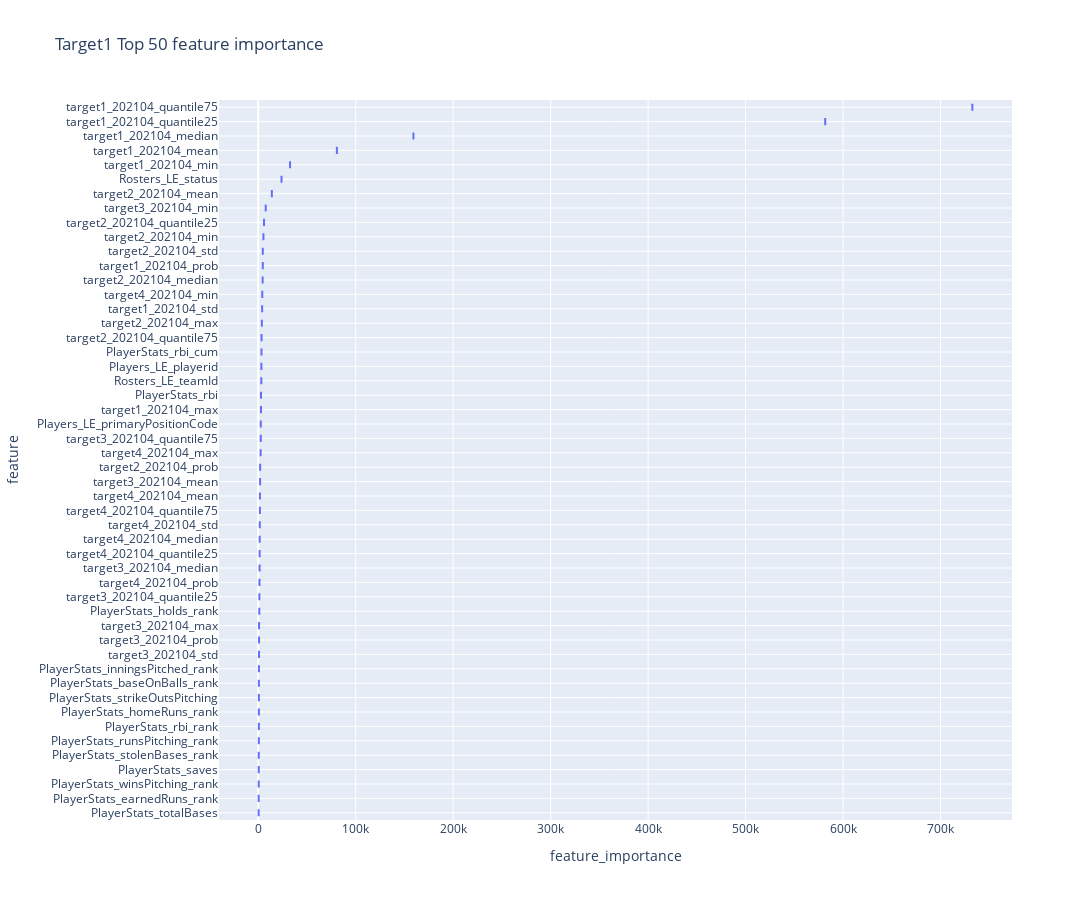
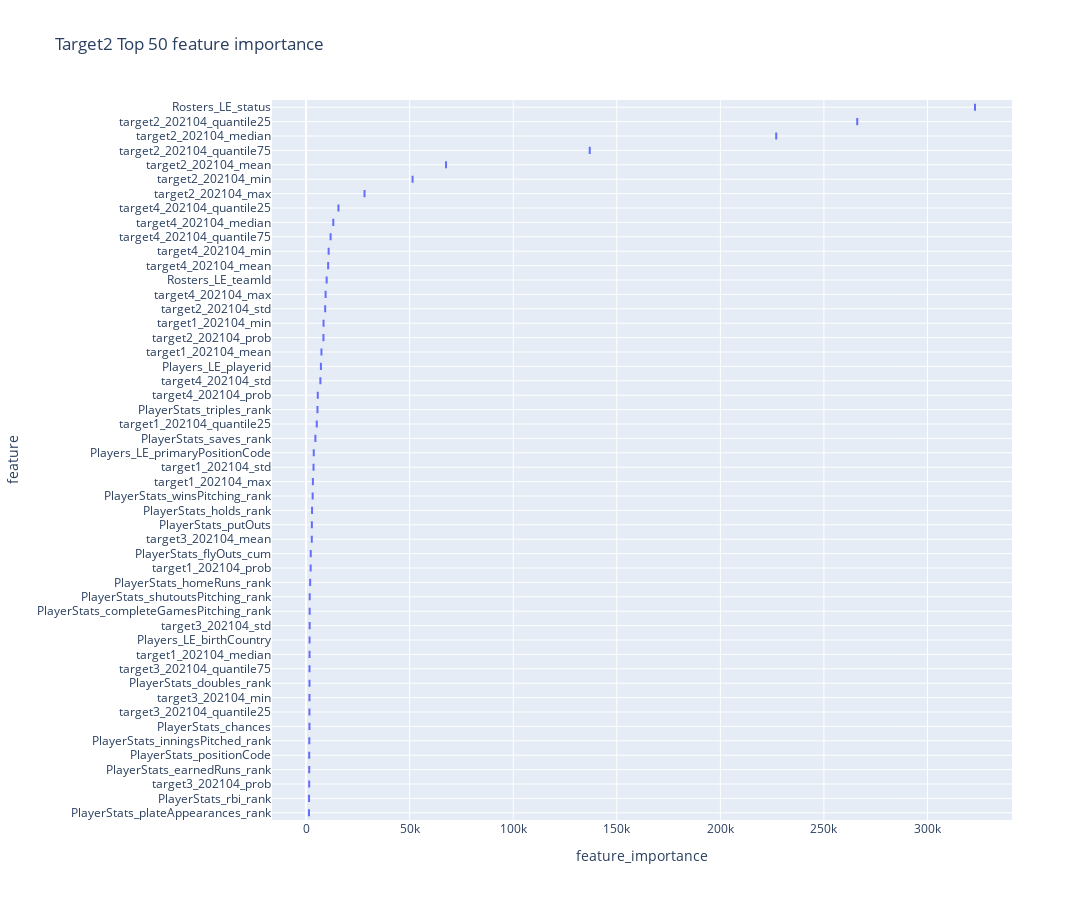
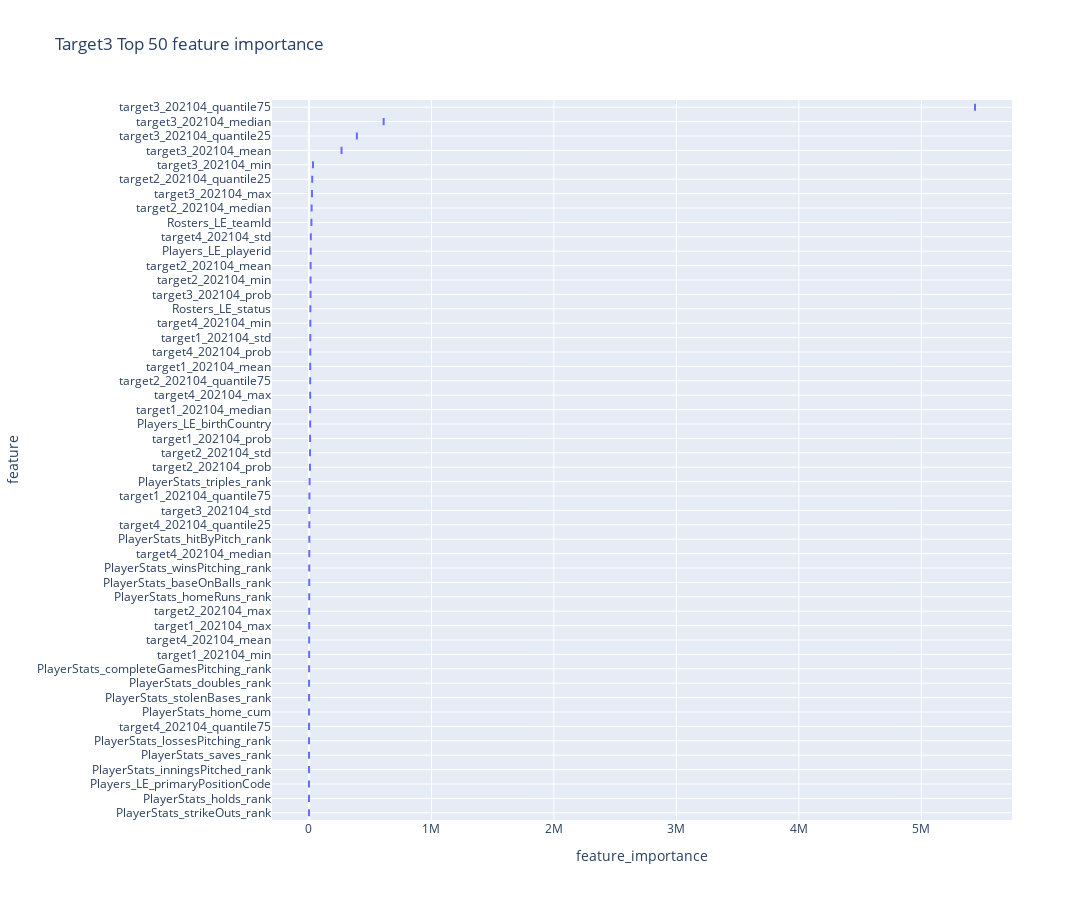
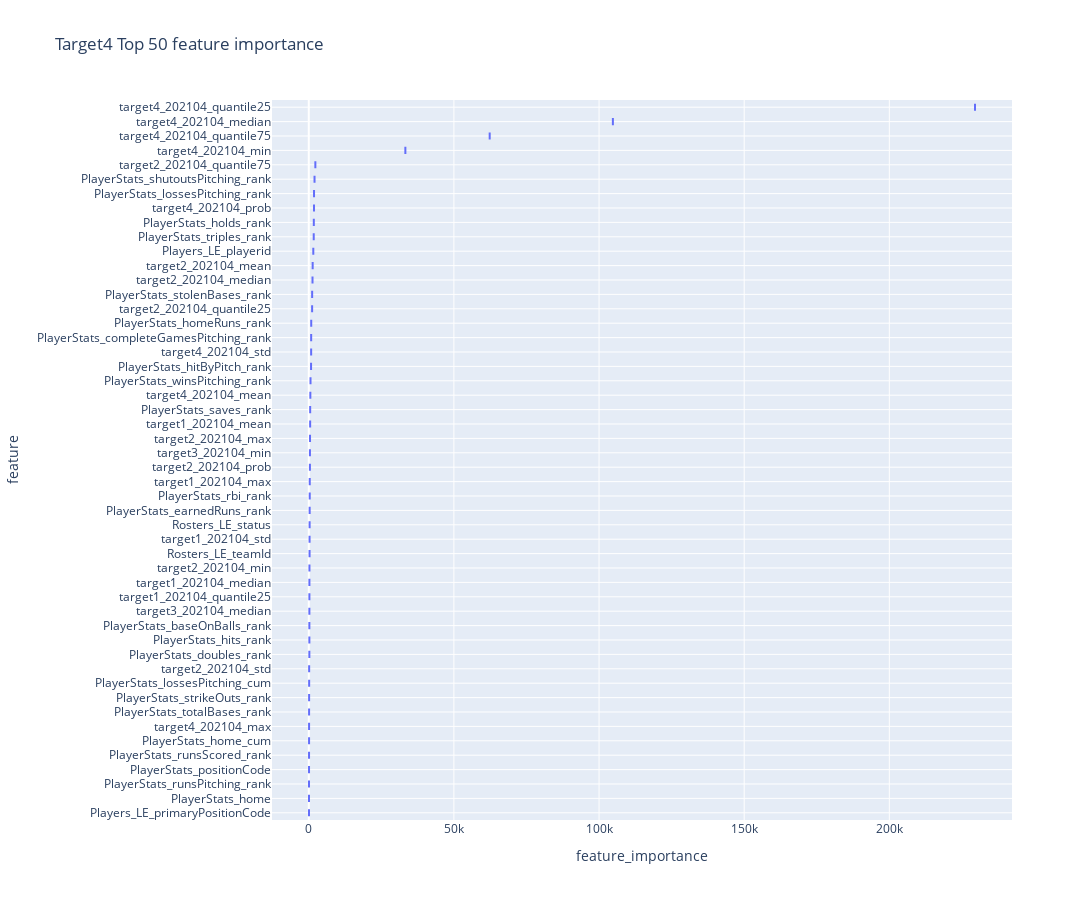

The cell these charts' notebook holds for them, in order:
### Code cell
visualize_feature_importance(models, train_feat_df)

### Figure 1 — Plotly figure (JSON) as saved in the notebook; plotly's stock layout.template omitted (floating-point values rounded to 4 significant figures)
{"data": [{"alignmentgroup": "True", "hovertemplate": "feature_importance=%{x}<br>feature=%{y}<extra></extra>", "legendgroup": "", "marker": {"color": "#636efa"}, "name": "", "notched": false, "offsetgroup": "", "orientation": "h", "showlegend": false, "type": "box", "x": [2892.0, 3413.0, 467.5, 563.2, 709.2, 697.7, 683.8, 710.1, 566.2, 556.1, 1133.0, 752.8, 656.8, 500.0, 80730.0, 4038.0, 2869.0, 32690.0, 159300.0, 581700.0, 732600.0, 4703.0, 14010.0, 4703.0, 3764.0, 5371.0, 4531.0, 5975.0, 3458.0, 1995.0, 1950.0, 851.1, 900.9, 7722.0, 1448.0, 1209.0, 2631.0, 890.4, 1792.0, 1614.0, 2511.0, 4190.0, 1529.0, 1478.0, 1774.0, 1293.0, 3219.0, 23920.0, 2658.0, 3277.0], "x0": " ", "xaxis": "x", "y": ["PlayerStats_rbi", "PlayerStats_rbi_cum", "PlayerStats_totalBases", "PlayerStats_saves", "PlayerStats_strikeOutsPitching", "PlayerStats_homeRuns_rank", "PlayerStats_rbi_rank", "PlayerStats_baseOnBalls_rank", "PlayerStats_stolenBases_rank", "PlayerStats_winsPitching_rank", "PlayerStats_holds_rank", "PlayerStats_inningsPitched_rank", "PlayerStats_runsPitching_rank", "PlayerStats_earnedRuns_rank", "target1_202104_mean", "target1_202104_std", "target1_202104_max", "target1_202104_min", "target1_202104_median", "target1_202104_quantile25", "target1_202104_quantile75", "target1_202104_prob", "target2_202104_mean", "target2_202104_std", "target2_202104_max", "target2_202104_min", "target2_202104_median", "target2_202104_quantile25", "target2_202104_quantile75", "target2_202104_prob", "target3_202104_mean", "target3_202104_std", "target3_202104_max", "target3_202104_min", "target3_202104_median", "target3_202104_quantile25", "target3_202104_quantile75", "target3_202104_prob", "target4_202104_mean", "target4_202104_std", "target4_202104_max", "target4_202104_min", "target4_202104_median", "target4_202104_quantile25", "target4_202104_quantile75", "target4_202104_prob", "Rosters_LE_teamId", "Rosters_LE_status", "Players_LE_primaryPositionCode", "Players_LE_playerid"], "y0": " ", "yaxis": "y"}], "layout": {"boxmode": "group", "height": 900, "legend": {"tracegroupgap": 0}, "title": {"text": "Target1 Top 50 feature importance"}, "width": 1250, "xaxis": {"anchor": "y", "domain": [0, 1], "title": {"text": "feature_importance"}}, "yaxis": {"anchor": "x", "categoryarray": ["PlayerStats_totalBases", "PlayerStats_earnedRuns_rank", "PlayerStats_winsPitching_rank", "PlayerStats_saves", "PlayerStats_stolenBases_rank", "PlayerStats_runsPitching_rank", "PlayerStats_rbi_rank", "PlayerStats_homeRuns_rank", "PlayerStats_strikeOutsPitching", "PlayerStats_baseOnBalls_rank", "PlayerStats_inningsPitched_rank", "target3_202104_std", "target3_202104_prob", "target3_202104_max", "PlayerStats_holds_rank", "target3_202104_quantile25", "target4_202104_prob", "target3_202104_median", "target4_202104_quantile25", "target4_202104_median", "target4_202104_std", "target4_202104_quantile75", "target4_202104_mean", "target3_202104_mean", "target2_202104_prob", "target4_202104_max", "target3_202104_quantile75", "Players_LE_primaryPositionCode", "target1_202104_max", "PlayerStats_rbi", "Rosters_LE_teamId", "Players_LE_playerid", "PlayerStats_rbi_cum", "target2_202104_quantile75", "target2_202104_max", "target1_202104_std", "target4_202104_min", "target2_202104_median", "target1_202104_prob", "target2_202104_std", "target2_202104_min", "target2_202104_quantile25", "target3_202104_min", "target2_202104_mean", "Rosters_LE_status", "target1_202104_min", "target1_202104_mean", "target1_202104_median", "target1_202104_quantile25", "target1_202104_quantile75"], "categoryorder": "array", "domain": [0, 1], "showgrid": true, "title": {"text": "feature"}}}}

### Figure 2 — Plotly figure (JSON) as saved in the notebook; plotly's stock layout.template omitted (floating-point values rounded to 4 significant figures)
{"data": [{"alignmentgroup": "True", "hovertemplate": "feature_importance=%{x}<br>feature=%{y}<extra></extra>", "legendgroup": "", "marker": {"color": "#636efa"}, "name": "", "notched": false, "offsetgroup": "", "orientation": "h", "showlegend": false, "type": "box", "x": [1534.0, 2263.0, 2801.0, 1644.0, 1986.0, 1448.0, 1658.0, 5506.0, 1422.0, 3194.0, 4501.0, 2897.0, 1740.0, 1755.0, 1568.0, 1531.0, 7427.0, 3602.0, 3293.0, 8445.0, 1684.0, 5169.0, 2214.0, 67570.0, 9232.0, 28220.0, 51430.0, 227000.0, 266100.0, 136900.0, 8399.0, 2768.0, 1734.0, 1651.0, 1646.0, 1662.0, 1521.0, 10660.0, 6915.0, 9437.0, 10900.0, 13140.0, 15630.0, 11850.0, 5657.0, 9937.0, 322900.0, 1696.0, 3708.0, 7174.0], "x0": " ", "xaxis": "x", "y": ["PlayerStats_positionCode", "PlayerStats_flyOuts_cum", "PlayerStats_putOuts", "PlayerStats_chances", "PlayerStats_homeRuns_rank", "PlayerStats_rbi_rank", "PlayerStats_doubles_rank", "PlayerStats_triples_rank", "PlayerStats_plateAppearances_rank", "PlayerStats_winsPitching_rank", "PlayerStats_saves_rank", "PlayerStats_holds_rank", "PlayerStats_completeGamesPitching_rank", "PlayerStats_shutoutsPitching_rank", "PlayerStats_inningsPitched_rank", "PlayerStats_earnedRuns_rank", "target1_202104_mean", "target1_202104_std", "target1_202104_max", "target1_202104_min", "target1_202104_median", "target1_202104_quantile25", "target1_202104_prob", "target2_202104_mean", "target2_202104_std", "target2_202104_max", "target2_202104_min", "target2_202104_median", "target2_202104_quantile25", "target2_202104_quantile75", "target2_202104_prob", "target3_202104_mean", "target3_202104_std", "target3_202104_min", "target3_202104_quantile25", "target3_202104_quantile75", "target3_202104_prob", "target4_202104_mean", "target4_202104_std", "target4_202104_max", "target4_202104_min", "target4_202104_median", "target4_202104_quantile25", "target4_202104_quantile75", "target4_202104_prob", "Rosters_LE_teamId", "Rosters_LE_status", "Players_LE_birthCountry", "Players_LE_primaryPositionCode", "Players_LE_playerid"], "y0": " ", "yaxis": "y"}], "layout": {"boxmode": "group", "height": 900, "legend": {"tracegroupgap": 0}, "title": {"text": "Target2 Top 50 feature importance"}, "width": 1250, "xaxis": {"anchor": "y", "domain": [0, 1], "title": {"text": "feature_importance"}}, "yaxis": {"anchor": "x", "categoryarray": ["PlayerStats_plateAppearances_rank", "PlayerStats_rbi_rank", "target3_202104_prob", "PlayerStats_earnedRuns_rank", "PlayerStats_positionCode", "PlayerStats_inningsPitched_rank", "PlayerStats_chances", "target3_202104_quantile25", "target3_202104_min", "PlayerStats_doubles_rank", "target3_202104_quantile75", "target1_202104_median", "Players_LE_birthCountry", "target3_202104_std", "PlayerStats_completeGamesPitching_rank", "PlayerStats_shutoutsPitching_rank", "PlayerStats_homeRuns_rank", "target1_202104_prob", "PlayerStats_flyOuts_cum", "target3_202104_mean", "PlayerStats_putOuts", "PlayerStats_holds_rank", "PlayerStats_winsPitching_rank", "target1_202104_max", "target1_202104_std", "Players_LE_primaryPositionCode", "PlayerStats_saves_rank", "target1_202104_quantile25", "PlayerStats_triples_rank", "target4_202104_prob", "target4_202104_std", "Players_LE_playerid", "target1_202104_mean", "target2_202104_prob", "target1_202104_min", "target2_202104_std", "target4_202104_max", "Rosters_LE_teamId", "target4_202104_mean", "target4_202104_min", "target4_202104_quantile75", "target4_202104_median", "target4_202104_quantile25", "target2_202104_max", "target2_202104_min", "target2_202104_mean", "target2_202104_quantile75", "target2_202104_median", "target2_202104_quantile25", "Rosters_LE_status"], "categoryorder": "array", "domain": [0, 1], "showgrid": true, "title": {"text": "feature"}}}}

### Figure 3 — Plotly figure (JSON) as saved in the notebook; plotly's stock layout.template omitted (floating-point values rounded to 4 significant figures)
{"data": [{"alignmentgroup": "True", "hovertemplate": "feature_importance=%{x}<br>feature=%{y}<extra></extra>", "legendgroup": "", "marker": {"color": "#636efa"}, "name": "", "notched": false, "offsetgroup": "", "orientation": "h", "showlegend": false, "type": "box", "x": [1049.0, 2407.0, 1271.0, 5297.0, 2414.0, 3061.0, 578.7, 1149.0, 2573.0, 764.5, 764.5, 584.9, 1325.0, 735.8, 10310.0, 11040.0, 2041.0, 1605.0, 9907.0, 3691.0, 9327.0, 13530.0, 9024.0, 2166.0, 13030.0, 21940.0, 26740.0, 10300.0, 8339.0, 266300.0, 3242.0, 24920.0, 33270.0, 610100.0, 391400.0, 5438000.0, 12990.0, 1903.0, 15280.0, 10130.0, 11470.0, 2854.0, 3220.0, 992.5, 10990.0, 20230.0, 11860.0, 9794.0, 695.2, 14790.0], "x0": " ", "xaxis": "x", "y": ["PlayerStats_home_cum", "PlayerStats_homeRuns_rank", "PlayerStats_doubles_rank", "PlayerStats_triples_rank", "PlayerStats_baseOnBalls_rank", "PlayerStats_hitByPitch_rank", "PlayerStats_strikeOuts_rank", "PlayerStats_stolenBases_rank", "PlayerStats_winsPitching_rank", "PlayerStats_lossesPitching_rank", "PlayerStats_saves_rank", "PlayerStats_holds_rank", "PlayerStats_completeGamesPitching_rank", "PlayerStats_inningsPitched_rank", "target1_202104_mean", "target1_202104_std", "target1_202104_max", "target1_202104_min", "target1_202104_median", "target1_202104_quantile75", "target1_202104_prob", "target2_202104_mean", "target2_202104_std", "target2_202104_max", "target2_202104_min", "target2_202104_median", "target2_202104_quantile25", "target2_202104_quantile75", "target2_202104_prob", "target3_202104_mean", "target3_202104_std", "target3_202104_max", "target3_202104_min", "target3_202104_median", "target3_202104_quantile25", "target3_202104_quantile75", "target3_202104_prob", "target4_202104_mean", "target4_202104_std", "target4_202104_max", "target4_202104_min", "target4_202104_median", "target4_202104_quantile25", "target4_202104_quantile75", "target4_202104_prob", "Rosters_LE_teamId", "Rosters_LE_status", "Players_LE_birthCountry", "Players_LE_primaryPositionCode", "Players_LE_playerid"], "y0": " ", "yaxis": "y"}], "layout": {"boxmode": "group", "height": 900, "legend": {"tracegroupgap": 0}, "title": {"text": "Target3 Top 50 feature importance"}, "width": 1250, "xaxis": {"anchor": "y", "domain": [0, 1], "title": {"text": "feature_importance"}}, "yaxis": {"anchor": "x", "categoryarray": ["PlayerStats_strikeOuts_rank", "PlayerStats_holds_rank", "Players_LE_primaryPositionCode", "PlayerStats_inningsPitched_rank", "PlayerStats_saves_rank", "PlayerStats_lossesPitching_rank", "target4_202104_quantile75", "PlayerStats_home_cum", "PlayerStats_stolenBases_rank", "PlayerStats_doubles_rank", "PlayerStats_completeGamesPitching_rank", "target1_202104_min", "target4_202104_mean", "target1_202104_max", "target2_202104_max", "PlayerStats_homeRuns_rank", "PlayerStats_baseOnBalls_rank", "PlayerStats_winsPitching_rank", "target4_202104_median", "PlayerStats_hitByPitch_rank", "target4_202104_quantile25", "target3_202104_std", "target1_202104_quantile75", "PlayerStats_triples_rank", "target2_202104_prob", "target2_202104_std", "target1_202104_prob", "Players_LE_birthCountry", "target1_202104_median", "target4_202104_max", "target2_202104_quantile75", "target1_202104_mean", "target4_202104_prob", "target1_202104_std", "target4_202104_min", "Rosters_LE_status", "target3_202104_prob", "target2_202104_min", "target2_202104_mean", "Players_LE_playerid", "target4_202104_std", "Rosters_LE_teamId", "target2_202104_median", "target3_202104_max", "target2_202104_quantile25", "target3_202104_min", "target3_202104_mean", "target3_202104_quantile25", "target3_202104_median", "target3_202104_quantile75"], "categoryorder": "array", "domain": [0, 1], "showgrid": true, "title": {"text": "feature"}}}}

### Figure 4 — Plotly figure (JSON) as saved in the notebook; plotly's stock layout.template omitted (floating-point values rounded to 4 significant figures)
{"data": [{"alignmentgroup": "True", "hovertemplate": "feature_importance=%{x}<br>feature=%{y}<extra></extra>", "legendgroup": "", "marker": {"color": "#636efa"}, "name": "", "notched": false, "offsetgroup": "", "orientation": "h", "showlegend": false, "type": "box", "x": [84.72, 107.4, 92.4, 136.9, 852.6, 207.4, 335.8, 202.9, 1713.0, 98.13, 113.8, 208.9, 794.3, 124.6, 1167.0, 603.3, 1813.0, 486.5, 1742.0, 832.4, 1990.0, 86.93, 306.5, 479.3, 280.7, 339.3, 223.6, 222.1, 1348.0, 139.6, 436.2, 238.8, 1294.0, 1157.0, 2272.0, 401.8, 405.2, 214.2, 545.5, 825.4, 110.2, 33280.0, 104800.0, 229500.0, 62330.0, 1809.0, 277.9, 294.7, 83.22, 1566.0], "x0": " ", "xaxis": "x", "y": ["PlayerStats_home", "PlayerStats_home_cum", "PlayerStats_positionCode", "PlayerStats_lossesPitching_cum", "PlayerStats_homeRuns_rank", "PlayerStats_hits_rank", "PlayerStats_rbi_rank", "PlayerStats_doubles_rank", "PlayerStats_triples_rank", "PlayerStats_runsScored_rank", "PlayerStats_totalBases_rank", "PlayerStats_baseOnBalls_rank", "PlayerStats_hitByPitch_rank", "PlayerStats_strikeOuts_rank", "PlayerStats_stolenBases_rank", "PlayerStats_winsPitching_rank", "PlayerStats_lossesPitching_rank", "PlayerStats_saves_rank", "PlayerStats_holds_rank", "PlayerStats_completeGamesPitching_rank", "PlayerStats_shutoutsPitching_rank", "PlayerStats_runsPitching_rank", "PlayerStats_earnedRuns_rank", "target1_202104_mean", "target1_202104_std", "target1_202104_max", "target1_202104_median", "target1_202104_quantile25", "target2_202104_mean", "target2_202104_std", "target2_202104_max", "target2_202104_min", "target2_202104_median", "target2_202104_quantile25", "target2_202104_quantile75", "target2_202104_prob", "target3_202104_min", "target3_202104_median", "target4_202104_mean", "target4_202104_std", "target4_202104_max", "target4_202104_min", "target4_202104_median", "target4_202104_quantile25", "target4_202104_quantile75", "target4_202104_prob", "Rosters_LE_teamId", "Rosters_LE_status", "Players_LE_primaryPositionCode", "Players_LE_playerid"], "y0": " ", "yaxis": "y"}], "layout": {"boxmode": "group", "height": 900, "legend": {"tracegroupgap": 0}, "title": {"text": "Target4 Top 50 feature importance"}, "width": 1250, "xaxis": {"anchor": "y", "domain": [0, 1], "title": {"text": "feature_importance"}}, "yaxis": {"anchor": "x", "categoryarray": ["Players_LE_primaryPositionCode", "PlayerStats_home", "PlayerStats_runsPitching_rank", "PlayerStats_positionCode", "PlayerStats_runsScored_rank", "PlayerStats_home_cum", "target4_202104_max", "PlayerStats_totalBases_rank", "PlayerStats_strikeOuts_rank", "PlayerStats_lossesPitching_cum", "target2_202104_std", "PlayerStats_doubles_rank", "PlayerStats_hits_rank", "PlayerStats_baseOnBalls_rank", "target3_202104_median", "target1_202104_quantile25", "target1_202104_median", "target2_202104_min", "Rosters_LE_teamId", "target1_202104_std", "Rosters_LE_status", "PlayerStats_earnedRuns_rank", "PlayerStats_rbi_rank", "target1_202104_max", "target2_202104_prob", "target3_202104_min", "target2_202104_max", "target1_202104_mean", "PlayerStats_saves_rank", "target4_202104_mean", "PlayerStats_winsPitching_rank", "PlayerStats_hitByPitch_rank", "target4_202104_std", "PlayerStats_completeGamesPitching_rank", "PlayerStats_homeRuns_rank", "target2_202104_quantile25", "PlayerStats_stolenBases_rank", "target2_202104_median", "target2_202104_mean", "Players_LE_playerid", "PlayerStats_triples_rank", "PlayerStats_holds_rank", "target4_202104_prob", "PlayerStats_lossesPitching_rank", "PlayerStats_shutoutsPitching_rank", "target2_202104_quantile75", "target4_202104_min", "target4_202104_quantile75", "target4_202104_median", "target4_202104_quantile25"], "categoryorder": "array", "domain": [0, 1], "showgrid": true, "title": {"text": "feature"}}}}
